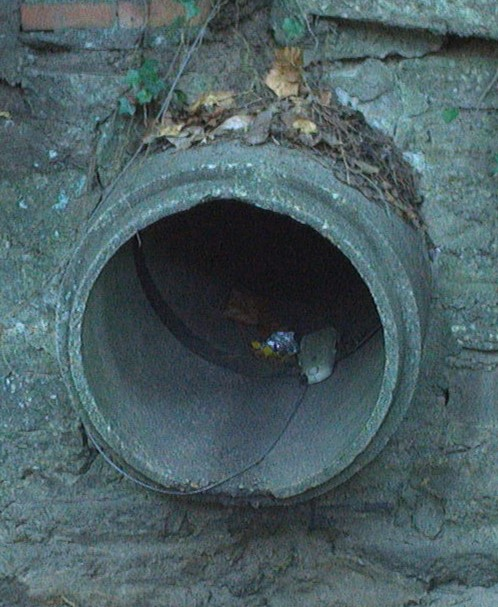
#> input picture preliminary images/outlet(1).JPG, 498 x 607 px, found by its file name
$ python chanveseattempt.py
#> lines starting #> are read from the running program, lines starting #| are printed output that depends on the picture; after the words box and inside, x2 and y2 are one past the last pixel; in counts of white or black regions, pixels touching at a corner belong together
import matplotlib.pyplot as plt
from skimage import data, img_as_float
from skimage.segmentation import chan_vese
import cv2
import numpy as np
from sklearn.cluster import DBSCAN


def display_img(img, windowname="image"):
    cv2.imshow(windowname, img)
    cv2.waitKey(10000)

imgfile = 'outlet(1).JPG'
image = cv2.imread(imgfile)
#> image is the input picture: shape (607, 498, 3); mean B, G, R 99, 95, 75.3
image = cv2.resize(image, (0, 0), fx=0.5, fy=0.5)
#> image: shape (304, 249, 3)

# Convert the image to grayscale
gray = cv2.cvtColor(image, cv2.COLOR_BGR2GRAY)
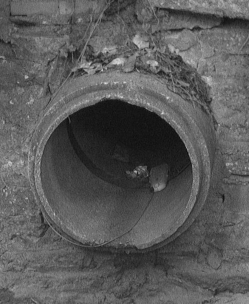
#> gray: shape (304, 249); min 14, max 220, mean 89.7
# Feel free to play around with the parameters to see how they impact the result
cv = chan_vese(gray, mu=0.25, lambda1=1, lambda2=1, tol=1e-3,
               max_num_iter=200, dt=0.5, init_level_set="checkerboard",
               extended_output=False)
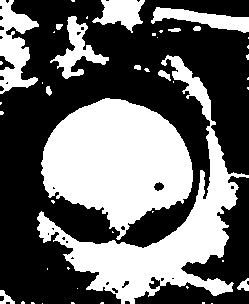
#> cv: shape (304, 249) bool; 41.1% white; 46 white regions (32 under 20 px), largest, box (x1, y1, x2, y2) and area: (41, 98, 193, 240) 14005, (37, 55, 249, 304) 11185, (0, 0, 39, 94) 1971
cv_im = np.uint8(cv)

fig, axes = plt.subplots(1, 2, figsize=(8, 8))
ax = axes.flatten()

ax[0].imshow(gray, cmap="gray")
ax[0].set_axis_off()
ax[0].set_title("Original Image", fontsize=12)

ax[1].imshow(cv_im, cmap="gray")
ax[1].set_axis_off()
title = f'Chan-Vese segmentation'
ax[1].set_title(title, fontsize=12)
"""
ax[2].imshow(cv[1], cmap="gray")
ax[2].set_axis_off()
ax[2].set_title("Final Level Set", fontsize=12)

ax[3].plot(cv[2])
ax[3].set_title("Evolution of energy over iterations", fontsize=12)
"""

fig.tight_layout()
plt.show()
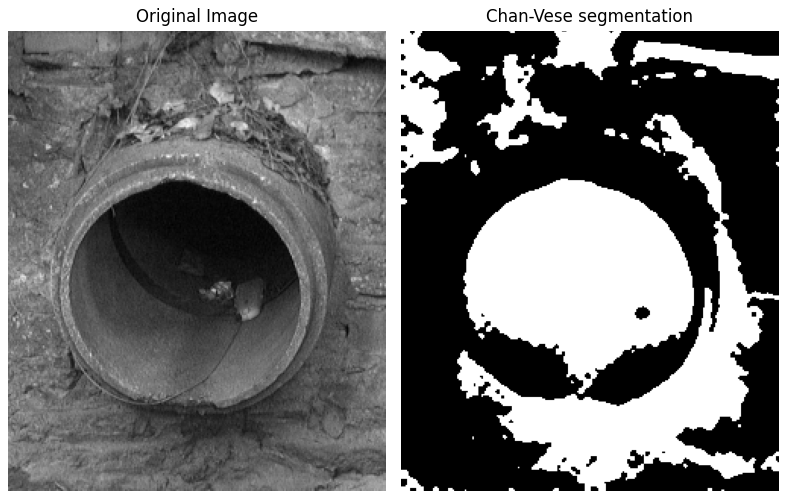
#> figure drawn by matplotlib, 2 panels

#cv_im = np.matrix(cv)
#print(cv.shape)
#thresh canne thing
Canny = cv2.Canny(255*cv_im, 170, 250)
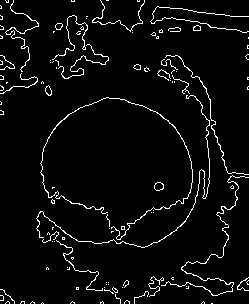
#> Canny: shape (304, 249); 4.5% white in thin lines or dots
contours, _ = cv2.findContours(Canny, cv2.RETR_TREE, cv2.CHAIN_APPROX_SIMPLE)
#> contours = 128 contours, 112 with area under 20; largest, box (x1, y1, x2, y2) and area: (40, 97, 193, 240) 71, (154, 182, 164, 191) 59, (154, 182, 164, 191) 56, (161, 175, 249, 296) 48, (36, 95, 210, 248) 45

contour_img = np.zeros_like(image)

plt.figure(3, figsize=(10,10))
plt.subplot(121)
plt.imshow(Canny, cmap='gray')
plt.axis('off')
plt.title("Canny Image")
plt.subplot(122)
plt.imshow(contour_img)
plt.title("contours")
plt.axis('off')
plt.show()
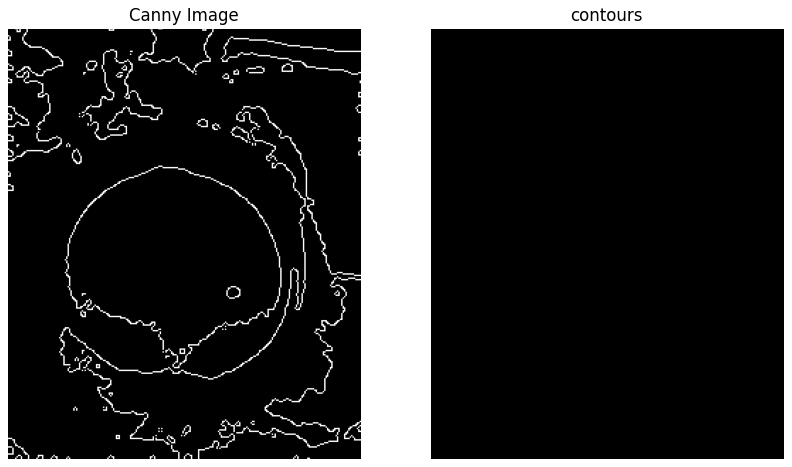
#> figure drawn by matplotlib, 2 panels

min_contour_length = 500
long_contours = [cnt for cnt in contours if cv2.arcLength(cnt, True) > min_contour_length]
#> long_contours = 3 contours; box (x1, y1, x2, y2) and area: (40, 97, 193, 240) 71, (161, 175, 249, 296) 48, (36, 95, 210, 248) 45
longest_contour = max(contours, key=lambda contour: cv2.arcLength(contour, True))
#> longest_contour = contour of 491 points, box (x1, y1, x2, y2) (40, 97, 193, 240), area 71

contour_img = np.zeros_like(image)
contour_longest = np.zeros_like(image)
cv2.drawContours(contour_img, long_contours, -1, (255, 255, 255), thickness=cv2.FILLED)
#> contour_img: shape (304, 249, 3); 1.7% white in thin lines or dots, all inside (x1, y1, x2, y2) = (36, 95, 249, 296)
cv2.drawContours(contour_longest, longest_contour, -1, (255, 255, 255), thickness=cv2.FILLED)
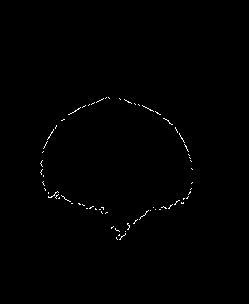
#> contour_longest: shape (304, 249, 3); 0.46% white in thin lines or dots, all inside (x1, y1, x2, y2) = (40, 97, 193, 240)


plt.figure(3, figsize=(10,10))
plt.subplot(121)
plt.imshow(Canny, cmap='gray')
plt.axis('off')
plt.title("Canny Image")
plt.subplot(122)
plt.imshow(contour_img)
plt.title("contours")
plt.axis('off')

if len(contour_img.shape) == 3:
    gray_img = cv2.cvtColor(contour_img, cv2.COLOR_BGR2GRAY)
else:
    gray_img = contour_img


# Extract points where the pixel value is 255 (white)
y, x = np.where(gray_img == 255)
#> y = 1303 values from 95 to 295; x = 1303 values, max 248 at index 400, min 36 at index 786, mean 154.2
#print(len(np.where(gray_img >= 130)[0]))
points = np.column_stack((x, y))
#> points = 1303 pairs, first value 36 to 248, second value 95 to 295

# Cluster the points using DBSCAN
dbscan = DBSCAN(eps=5, min_samples=5)
clusters = dbscan.fit_predict(points)
#> clusters = 1303 values, max 1 at index 371, min 0 at index 0, mean 0.277


# Initialize an empty image to draw ellipses
ellipse_image = np.zeros_like(gray_img)

# Define acceptance ratio for filtering ellipses
acceptance_ratio = 1.35

cluster_lens = []
for cluster in set(clusters):
    cluster_lens.append(len(points[clusters==cluster]))
#> this loop made 2 passes
#> after the loop, cluster_lens = [942, 361]


# Process each cluster
for cluster in set(clusters):
    if cluster == -1:
        # Skip noise points
        continue

    # Extract points belonging to the current cluster
    cluster_points = points[clusters == cluster]

    if len(cluster_points) >= np.percentile(cluster_lens, 80):
        # Fit an ellipse to the cluster
        ellipse = cv2.fitEllipse(np.array(cluster_points))

        # Extract the lengths of the major and minor axes
        major_axis_length = max(ellipse[1])
        minor_axis_length = min(ellipse[1])

        # Filter ellipses based on axis lengths
        if major_axis_length / (minor_axis_length+0.0000000000001) <= acceptance_ratio:
            # Draw the ellipse
            cv2.ellipse(image, ellipse, (0, 0, 255), 2)
#> this loop made 2 passes
#> (ellipse, major_axis_length, minor_axis_length) on pass 1: (((123.1, 167.9), (142.3, 176.1), 66.42), 176.1, 142.3)
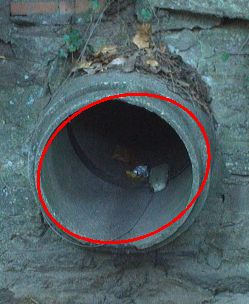
#> image: shape (304, 249, 3); mean B, G, R 97, 93.1, 78.9
        #cv2.ellipse(image, ellipse, (0, 0, 255), 2)

plt.figure(4, figsize=(10,10))
plt.subplot(121)
plt.imshow(contour_longest, cmap='gray')
plt.axis('off')
plt.title("Longest Contour")
# [4 lines of commented-out code are left out]
plt.subplot(122)
plt.imshow(image, cmap='gray')
plt.axis('off')
plt.title("Fitted Ellipse")
plt.show()
#> figure, not shown here; B, G, R data is drawn as R, G, B


"""

plt.figure(1, figsize=(10,10))
plt.subplot(121)
plt.imshow(img)
plt.axis('off')
plt.title("Original Image")
plt.subplot(122)
plt.imshow(equalized, cmap="gray")
plt.title("equalized grayscale image")
plt.axis('off')

plt.figure(2, figsize=(10,10))
plt.subplot(121)
plt.imshow(negative_eq, cmap='gray')
plt.axis('off')
plt.title("Negative Image")
plt.subplot(122)
plt.imshow(combination, cmap="gray")
plt.title("Weighted Negative + Original Image")
plt.axis('off')
plt.show()
"""
